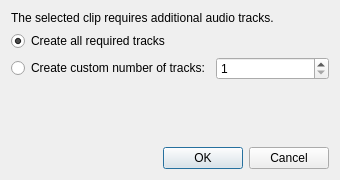
<?xml version="1.0" encoding="UTF-8"?>
<ui version="4.0">
 <author>
SPDX-FileCopyrightText: none
SPDX-License-Identifier: GPL-3.0-only OR LicenseRef-KDE-Accepted-GPL
 </author>
 <class>AutoTrackCreationDialog_UI</class>
 <widget class="QDialog" name="AutoTrackCreationDialog_UI">
  <property name="geometry">
   <rect>
    <x>0</x>
    <y>0</y>
    <width>340</width>
    <height>180</height>
   </rect>
  </property>
  <property name="windowTitle">
   <string>Missing Audio Tracks</string>
  </property>
  <layout class="QVBoxLayout" name="verticalLayout">
   <item>
    <widget class="QLabel" name="infoLabel">
     <property name="wordWrap">
      <bool>true</bool>
     </property>
     <property name="text">
      <string>The selected clip requires additional audio tracks.</string>
     </property>
    </widget>
   </item>
   <item>
    <widget class="QRadioButton" name="createAllRadio">
     <property name="text">
      <string>Create all required tracks</string>
     </property>
     <property name="checked">
      <bool>true</bool>
     </property>
    </widget>
   </item>
   <item>
    <layout class="QHBoxLayout" name="customLayout">
     <item>
      <widget class="QRadioButton" name="createCustomRadio">
       <property name="text">
        <string>Create custom number of tracks:</string>
       </property>
      </widget>
     </item>
     <item>
      <widget class="QSpinBox" name="tracksSpinBox">
       <property name="minimum">
        <number>1</number>
       </property>
      </widget>
     </item>
    </layout>
   </item>
   <item>
    <spacer name="verticalSpacer">
     <property name="orientation">
      <enum>Qt::Vertical</enum>
     </property>
     <property name="sizeHint" stdset="0">
      <size>
       <width>20</width>
       <height>0</height>
      </size>
     </property>
    </spacer>
   </item>
   <item>
    <widget class="QDialogButtonBox" name="buttonBox">
     <property name="orientation">
      <enum>Qt::Horizontal</enum>
     </property>
     <property name="standardButtons">
      <set>QDialogButtonBox::Cancel|QDialogButtonBox::Ok</set>
     </property>
    </widget>
   </item>
  </layout>
 </widget>
 <tabstops>
  <tabstop>createAllRadio</tabstop>
  <tabstop>createCustomRadio</tabstop>
  <tabstop>tracksSpinBox</tabstop>
 </tabstops>
 <resources/>
 <connections>
  <connection>
   <sender>buttonBox</sender>
   <signal>accepted()</signal>
   <receiver>AutoTrackCreationDialog_UI</receiver>
   <slot>accept()</slot>
  </connection>
  <connection>
   <sender>buttonBox</sender>
   <signal>rejected()</signal>
   <receiver>AutoTrackCreationDialog_UI</receiver>
   <slot>reject()</slot>
  </connection>
 </connections>
</ui>
